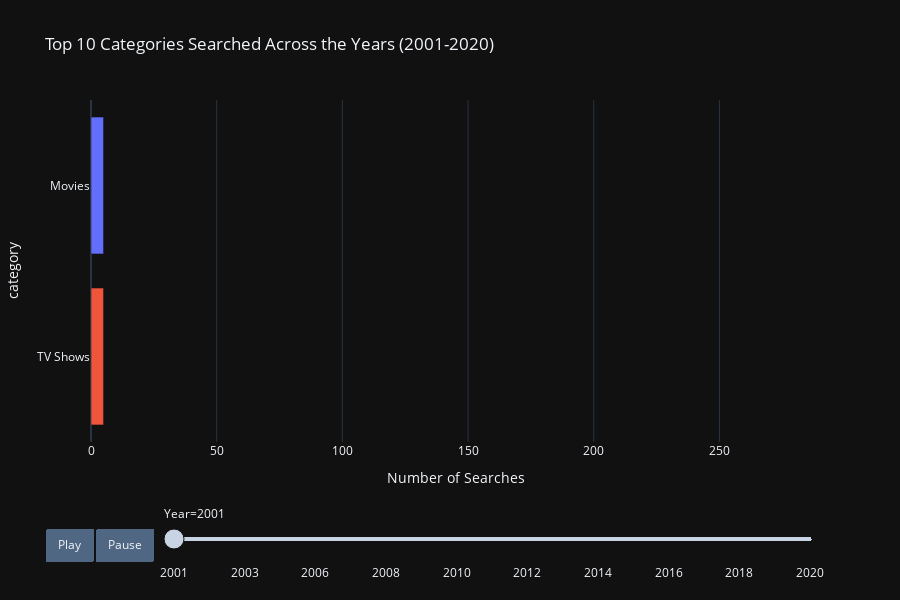

The notebook cell saved with this chart:
### Markdown cell above
other version of the graphic, but not showing all 10 at once always. 
- since the earlier years do not have as many searches on variety of topics compared to the later years (2010's-20's)

### Code cell
# other version 

category_trends = df.groupby(['year', 'category']).size().reset_index(name='count')

top_categories = category_trends.groupby('category')['count'].sum().nlargest(10).index

filtered_data = category_trends[category_trends['category'].isin(top_categories)]

filtered_data = filtered_data.fillna(0)

filtered_data['year'] = filtered_data['year'].astype(int)
filtered_data['count'] = filtered_data['count'].astype(int)

filtered_data = filtered_data.sort_values(['year', 'count'], ascending=[True, False])

fig = px.bar(filtered_data, 
             x='count',  
             y='category', 
             color='category', 
             orientation='h',  
             title='Top 10 Categories Searched Across the Years (2001-2020)', 
             labels={'year': 'Year', 'count': 'Number of Searches'},
             animation_frame='year',  
             animation_group='category',  
             range_x=[0, filtered_data['count'].max() + 50], 
             height=600  
            )

fig.update_layout(
    template='plotly_dark',  
    hovermode='x unified', 
    showlegend=False, 
    updatemenus=[  
        {
            'buttons': [
                {
                    'args': [None, {'frame': {'duration': 500, 'redraw': True}, 'fromcurrent': True}],
                    'label': 'Play',
                    'method': 'animate'
                },
                {
                    'args': [[None], {'frame': {'duration': 0, 'redraw': True}, 'mode': 'immediate', 'transition': {'duration': 0}}],
                    'label': 'Pause',
                    'method': 'animate'
                }
            ],
            'direction': 'left',
            'pad': {'r': 10, 't': 87},
            'showactive': False,
            'type': 'buttons',
            'x': 0.1,
            'xanchor': 'right',
            'y': 0,
            'yanchor': 'top'
        }
    ]
)
fig.show()

### Figure 1 — Plotly figure (JSON) as saved in the notebook; plotly's stock layout.template omitted (floating-point values rounded to 4 significant figures)
{"data": [{"alignmentgroup": "True", "hovertemplate": "category=%{y}<br>Year=2001<br>Number of Searches=%{x}<extra></extra>", "ids": ["Movies"], "legendgroup": "Movies", "marker": {"color": "#636efa", "pattern": {"shape": ""}}, "name": "Movies", "offsetgroup": "Movies", "orientation": "h", "showlegend": true, "textposition": "auto", "type": "bar", "x": [5], "xaxis": "x", "y": ["Movies"], "yaxis": "y"}, {"alignmentgroup": "True", "hovertemplate": "category=%{y}<br>Year=2001<br>Number of Searches=%{x}<extra></extra>", "ids": ["TV Shows"], "legendgroup": "TV Shows", "marker": {"color": "#EF553B", "pattern": {"shape": ""}}, "name": "TV Shows", "offsetgroup": "TV Shows", "orientation": "h", "showlegend": true, "textposition": "auto", "type": "bar", "x": [5], "xaxis": "x", "y": ["TV Shows"], "yaxis": "y"}], "layout": {"barmode": "relative", "height": 600, "hovermode": "x unified", "legend": {"title": {"text": "category"}, "tracegroupgap": 0}, "showlegend": false, "sliders": [{"active": 0, "currentvalue": {"prefix": "Year="}, "len": 0.9, "pad": {"b": 10, "t": 60}, "steps": [{"args": [["2001"], {"frame": {"duration": 0, "redraw": true}, "fromcurrent": true, "mode": "immediate", "transition": {"duration": 0, "easing": "linear"}}], "label": "2001", "method": "animate"}, {"args": [["2002"], {"frame": {"duration": 0, "redraw": true}, "fromcurrent": true, "mode": "immediate", "transition": {"duration": 0, "easing": "linear"}}], "label": "2002", "method": "animate"}, {"args": [["2003"], {"frame": {"duration": 0, "redraw": true}, "fromcurrent": true, "mode": "immediate", "transition": {"duration": 0, "easing": "linear"}}], "label": "2003", "method": "animate"}, {"args": [["2004"], {"frame": {"duration": 0, "redraw": true}, "fromcurrent": true, "mode": "immediate", "transition": {"duration": 0, "easing": "linear"}}], "label": "2004", "method": "animate"}, {"args": [["2006"], {"frame": {"duration": 0, "redraw": true}, "fromcurrent": true, "mode": "immediate", "transition": {"duration": 0, "easing": "linear"}}], "label": "2006", "method": "animate"}, {"args": [["2007"], {"frame": {"duration": 0, "redraw": true}, "fromcurrent": true, "mode": "immediate", "transition": {"duration": 0, "easing": "linear"}}], "label": "2007", "method": "animate"}, {"args": [["2008"], {"frame": {"duration": 0, "redraw": true}, "fromcurrent": true, "mode": "immediate", "transition": {"duration": 0, "easing": "linear"}}], "label": "2008", "method": "animate"}, {"args": [["2009"], {"frame": {"duration": 0, "redraw": true}, "fromcurrent": true, "mode": "immediate", "transition": {"duration": 0, "easing": "linear"}}], "label": "2009", "method": "animate"}, {"args": [["2010"], {"frame": {"duration": 0, "redraw": true}, "fromcurrent": true, "mode": "immediate", "transition": {"duration": 0, "easing": "linear"}}], "label": "2010", "method": "animate"}, {"args": [["2011"], {"frame": {"duration": 0, "redraw": true}, "fromcurrent": true, "mode": "immediate", "transition": {"duration": 0, "easing": "linear"}}], "label": "2011", "method": "animate"}, {"args": [["2012"], {"frame": {"duration": 0, "redraw": true}, "fromcurrent": true, "mode": "immediate", "transition": {"duration": 0, "easing": "linear"}}], "label": "2012", "method": "animate"}, {"args": [["2013"], {"frame": {"duration": 0, "redraw": true}, "fromcurrent": true, "mode": "immediate", "transition": {"duration": 0, "easing": "linear"}}], "label": "2013", "method": "animate"}, {"args": [["2014"], {"frame": {"duration": 0, "redraw": true}, "fromcurrent": true, "mode": "immediate", "transition": {"duration": 0, "easing": "linear"}}], "label": "2014", "method": "animate"}, {"args": [["2015"], {"frame": {"duration": 0, "redraw": true}, "fromcurrent": true, "mode": "immediate", "transition": {"duration": 0, "easing": "linear"}}], "label": "2015", "method": "animate"}, {"args": [["2016"], {"frame": {"duration": 0, "redraw": true}, "fromcurrent": true, "mode": "immediate", "transition": {"duration": 0, "easing": "linear"}}], "label": "2016", "method": "animate"}, {"args": [["2017"], {"frame": {"duration": 0, "redraw": true}, "fromcurrent": true, "mode": "immediate", "transition": {"duration": 0, "easing": "linear"}}], "label": "2017", "method": "animate"}, {"args": [["2018"], {"frame": {"duration": 0, "redraw": true}, "fromcurrent": true, "mode": "immediate", "transition": {"duration": 0, "easing": "linear"}}], "label": "2018", "method": "animate"}, {"args": [["2019"], {"frame": {"duration": 0, "redraw": true}, "fromcurrent": true, "mode": "immediate", "transition": {"duration": 0, "easing": "linear"}}], "label": "2019", "method": "animate"}, {"args": [["2020"], {"frame": {"duration": 0, "redraw": true}, "fromcurrent": true, "mode": "immediate", "transition": {"duration": 0, "easing": "linear"}}], "label": "2020", "method": "animate"}], "x": 0.1, "xanchor": "left", "y": 0, "yanchor": "top"}], "title": {"text": "Top 10 Categories Searched Across the Years (2001-2020)"}, "updatemenus": [{"buttons": [{"args": [null, {"frame": {"duration": 500, "redraw": true}, "fromcurrent": true}], "label": "Play", "method": "animate"}, {"args": [[null], {"frame": {"duration": 0, "redraw": true}, "mode": "immediate", "transition": {"duration": 0}}], "label": "Pause", "method": "animate"}], "direction": "left", "pad": {"r": 10, "t": 87}, "showactive": false, "type": "buttons", "x": 0.1, "xanchor": "right", "y": 0, "yanchor": "top"}], "xaxis": {"anchor": "y", "domain": [0, 1], "range": [0, 290], "title": {"text": "Number of Searches"}}, "yaxis": {"anchor": "x", "categoryarray": ["Películas", "What is...?", "Songs", "News", "People", "Recipes", "How to...", "Searches", "TV Shows", "Movies"], "categoryorder": "array", "domain": [0, 1], "title": {"text": "category"}}}}
